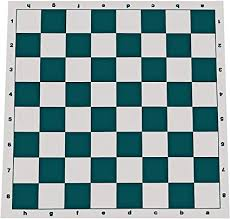
#> input picture test_images/blank_board_2.jpeg, 230 x 219 px
$ python standard_board.py
#> lines starting #> are read from the running program, lines starting #| are printed output that depends on the picture; after the words box and inside, x2 and y2 are one past the last pixel; in counts of white or black regions, pixels touching at a corner belong together
import numpy as np
import matplotlib.pyplot as plt
import cv2 as cv

##------------------------------------------------------------------------------------
# Read the image files in

img_dir = 'test_images/'
img_file = 'blank_board_2.jpeg'
#img_file = 'skewed_board.jpeg'

img_loc = ''.join([img_dir,img_file])
img = cv.imread(img_loc)
#> img is the input picture: shape (219, 230, 3); mean B, G, R 157.8, 156, 132.2
img2 = cv.imread(img_loc)
img3 = cv.imread(img_loc)
img4 = cv.imread(img_loc)
hough_line = cv.imread(img_loc)
##------------------------------------------------------------------------------------

# Image processing

# Create gray scale image and vectorize it
gray = cv.cvtColor(img,cv.COLOR_BGR2GRAY)
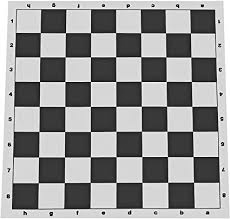
#> gray: shape (219, 230); min 0, max 255, mean 149.1
gray = np.uint8(gray)

img2_arr = np.uint8(img2) # turn image into unsigned 8 bit integer array
#print(img2_arr.shape)

# find edges with the Canny edge detector algo
edges = cv.Canny(gray,100,200)
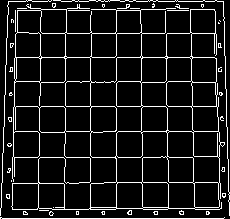
#> edges: shape (219, 230); 10.1% white in thin lines or dots

img_dims = gray.shape  # gray scale image dimensions
#> img_dims = (219, 230)
color_img_dims = (img_dims[0],img_dims[1],3)  # color image dimensions
#> color_img_dims = (219, 230, 3)

clean_edges = np.zeros(color_img_dims,dtype=np.uint8)  # initialize array to hold edge values
clean_edges_gray = np.zeros(img_dims,dtype=np.uint8)  # initialize array to hold edge values

edge_rows = []
edge_columns = []

def get_edges_from_canny_1(image):

    def find_edges(mean_val,axis_mean):
        axis_edge = []
        for i,val in enumerate(axis_mean):  # iterate over columns
            # if the average column value is greater than the edges average + 1 standard deviation then consider this an edge

            if val > mean_val + 1.25 * np.std(axis_mean):
                axis_edge.append(i)
            else:
                continue
        return axis_edge


    find_edges_0 = np.mean(image,axis=0)  # find the average value of pixel in each column
#> find_edges_0 = 230 values, max 217.7 at index 116, min 11.64 at index 0, mean 25.67
    find_edges_1 = np.mean(image,axis=1)  # find avearge value of pixel in each row
#> find_edges_1 = 219 values, max 247.2 at index 218, min 0 at index 216, mean 25.67
    edges_mean = np.mean(image)
#> edges_mean = 25.67

    edge_columns = find_edges(edges_mean, find_edges_0)
#> the loop in find_edges, `for i,val in enumerate(axis_mean):` made 230 passes
#> val on passes 1 to 3: 11.64, 30.27, 36.1
#> after the loop in find_edges, `for i,val in enumerate(axis_mean):`: axis_edge = [12, 13, 14, 15, 38, 39, 40, 64, 65, 90, 116, 141, 142, 166, 167, 168, 191, 192, 193, 216, 217, 218, 219]
#> edge_columns has the same summary as axis_edge in find_edges
    edge_rows = find_edges(edges_mean, find_edges_1)
#> the loop in find_edges (call 2), `for i,val in enumerate(axis_mean):` made 219 passes
#> val on passes 1 to 3: 66.52, 171.8, 2.22
#> edge_rows = [1, 8, 9, 10, 33, 57, 81, 82, 106, 131, 157, 182, 183, 207, 208, 209, 218]

    print(edge_columns,edge_rows)
#| [12, 13, 14, 15, 38, 39, 40, 64, 65, 90, 116, 141, 142, 166, 167, 168, 191, 192, 193, 216, 217, 218, 219] [1, 8, 9, 10, 33, 57, 81, 82, 106, 131, 157, 182, 183, 207, 208, 209, 218]
    def clean_edges(edge_axis):
        avg_column = []
        max_ind = -1
        for val in edge_axis:
            if val<=max_ind:
                continue
            else:
                sub_arr = []
                while val in edge_axis:
                    sub_arr.append(val)
                    val+=1
                avg_val = int(np.mean(sub_arr))
                avg_column.append(avg_val)
                max_ind = val+1
#> this loop made 23 passes
#> (avg_val, max_ind) on passes 1, 5, 8, 10, 11, 12, 14, 17, 20: (13, 17), (39, 42), (64, 67), (90, 92), (116, 118), (141, 144), (167, 170), (192, 195), (217, 221)
#> after the loop, avg_column = [13, 39, 64, 90, 116, 141, 167, 192, 217]
        return avg_column

    clean_columns = clean_edges(edge_columns)
#> clean_columns = [13, 39, 64, 90, 116, 141, 167, 192, 217]
    clean_rows = clean_edges(edge_rows)
#> the loop in clean_edges (call 2), `for val in edge_axis:` made 17 passes
#> (avg_val, max_ind) on passes 2, 5, 6, 7, 9, 10, 11, 12, 14, 17: (9, 12), (33, 35), (57, 59), (81, 84), (106, 108), (131, 133), (157, 159), (182, 185), (208, 211), (218, 220)
#> (avg_val, max_ind) on pass 1: (1, 3)
#> clean_rows = [1, 9, 33, 57, 81, 106, 131, 157, 182, 208, 218]

    return clean_columns, clean_rows

## find exact edges, columns:

edge_columns,edge_rows = get_edges_from_canny_1(edges)
#> edge_columns = [13, 39, 64, 90, 116, 141, 167, 192, 217]; edge_rows = [1, 9, 33, 57, 81, 106, 131, 157, 182, 208, 218]
print(edge_columns)
#| [13, 39, 64, 90, 116, 141, 167, 192, 217]
print(edge_rows)
#| [1, 9, 33, 57, 81, 106, 131, 157, 182, 208, 218]


def build_edge_image(row_locs,col_locs,image_container):
    img_dims = image_container.shape  # gray scale image dimensions
#> img_dims = (219, 230, 3)
    color_img_dims = (img_dims[0],img_dims[1],3)  # color image dimensions
#> color_img_dims = (219, 230, 3)

#    print(img_dims)
    clean_edges = np.zeros(color_img_dims,dtype=np.uint8)  # initialize array to hold edge values
    clean_edges_gray = np.zeros((img_dims[0],img_dims[1]),dtype=np.uint8)  # initialize array to hold edge values

 #   print(len(col_locs),len(clean_edges[:,0]))
    for i in col_locs:  # iterate over columns
        clean_edges[:,i] = np.array([np.array([255,0,0]) for j in np.arange(img_dims[0])],dtype=np.uint8)
        clean_edges_gray[:,i] = np.array([255 for j in np.arange(img_dims[0])],dtype=np.uint8)
        image_container[:,i] = np.array([np.array([255,0,0]) for j in np.arange(img_dims[0])],dtype=np.uint8)  # imposes edges on original image
        try:
            image_container[:,i+1] = np.array([np.array([255,0,0]) for j in np.arange(img_dims[0])],dtype=np.uint8)
        except Exception as e:
            print(e)
        try:
            image_container[:,i-1] = np.array([np.array([255,0,0]) for j in np.arange(img_dims[0])],dtype=np.uint8)
        except Exception as e:
            print(e)
#> this loop made 9 passes
#> i on passes 1 to 9: 13, 39, 64, 90, 116, 141, 167, 192, 217
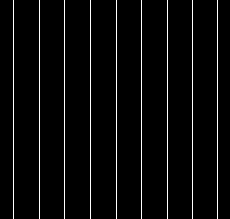
#> clean_edges_gray: shape (219, 230); 3.9% white in thin lines or dots, all inside (x1, y1, x2, y2) = (13, 0, 218, 219)
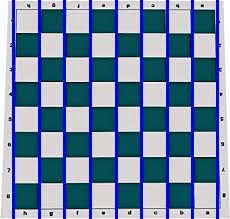
#> image_container: shape (219, 230, 3); mean B, G, R 169.8, 138.3, 116.7
  #  print(len(row_locs))
    for i in row_locs:
        clean_edges[i,:] = np.array([np.array([255,0,0]) for j in np.arange(img_dims[1])],dtype=np.uint8)
        clean_edges_gray[i,:] = np.array([255 for j in np.arange(img_dims[1])],dtype=np.uint8)
        image_container[i,:] = np.array([np.array([255,0,0]) for j in np.arange(img_dims[1])],dtype=np.uint8)
        try:
            image_container[i+1,:] = np.array([np.array([255,0,0]) for j in np.arange(img_dims[1])],dtype=np.uint8)
        except Exception as e:
            print(e)
        try:
            image_container[i-1,:] = np.array([np.array([255,0,0]) for j in np.arange(img_dims[1])],dtype=np.uint8)
        except Exception as e:
            print(e)
#> this loop made 11 passes
#> i on passes 2 to 11: 9, 33, 57, 81, 106, 131, 157, 182, 208, 218
#| index 219 is out of bounds for axis 0 with size 219
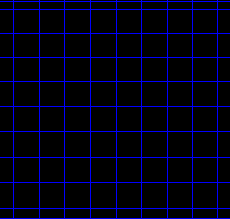
#> clean_edges: shape (219, 230, 3); mean of channels 0, 1, 2 22.3, 0, 0; drawn as B, G, R
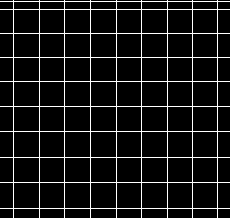
#> clean_edges_gray: shape (219, 230); 8.7% white in thin lines or dots
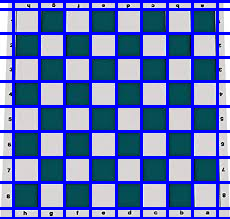
#> image_container: shape (219, 230, 3); 12.9% of pixels changed, all inside (x1, y1, x2, y2) = (0, 0, 230, 219)

    return clean_edges, clean_edges_gray, image_container


clean_edges, clean_edges_gray, img2_arr = build_edge_image(edge_rows, edge_columns,img2_arr)

hough_lines = cv.HoughLines(edges,1,1/180,70,20)
#> hough_lines = 120 rows, first 8: [218, 1.57], [106, 1.57], [57, 1.57], [116, 0], [33, 1.57], [-190, 3.12], [183, 1.57], [157, 1.57]
print(len(hough_lines))
#| 120
hough_lines_only = np.zeros(color_img_dims,dtype=np.uint8)  # initialize array to hold edge values

for line in hough_lines:
#> (the run stopped early here; a loop or call above may not have finished)

$ run again, with test_images/skewed_board.jpeg copied over test_images/blank_board_2.jpeg
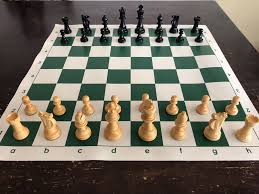
#> input picture test_images/skewed_board.jpeg, 259 x 194 px
#> img is the input picture: shape (194, 259, 3); mean B, G, R 99.5, 111.9, 118.6
#> `edges = cv.Canny(gray,100,200)`:
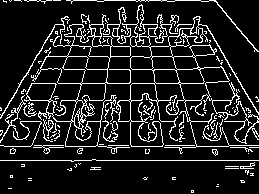
#> edges: shape (194, 259); 12.9% white in thin lines or dots
#> find_edges_0 = 259 values, max 139.3 at index 130, min 10.52 at index 3, mean 32.92
#> find_edges_1 = 194 values, max 249.1 at index 160, min 0 at index 156, mean 32.92
#> edges_mean = 32.92
#> the loop in find_edges, `for i,val in enumerate(axis_mean):` made 259 passes
#> val on passes 1 to 3: 19.72, 17.09, 14.46
#> after the loop in find_edges, `for i,val in enumerate(axis_mean):`: axis_edge = [48, 55, 81, 82, 83, 103, 105, 107, 111, 119, 130, 141, 148, 154, 170, 174, 175, 177, 183]
#> in get_edges_from_canny_1, `edge_columns = find_edges(edges_mean, find_edges_0)`: edge_columns has the same summary as axis_edge in find_edges
#> the loop in find_edges (call 2), `for i,val in enumerate(axis_mean):` made 194 passes
#> val on passes 1 to 3: 153.6, 48.24, 4.92
#> in get_edges_from_canny_1, `edge_rows = find_edges(edges_mean, find_edges_1)`: edge_rows = [0, 24, 36, 46, 56, 69, 83, 100, 114, 121, 145, 146, 147, 160]
#| [48, 55, 81, 82, 83, 103, 105, 107, 111, 119, 130, 141, 148, 154, 170, 174, 175, 177, 183] [0, 24, 36, 46, 56, 69, 83, 100, 114, 121, 145, 146, 147, 160]
#> the loop in clean_edges, `for val in edge_axis:` made 19 passes
#> (avg_val, max_ind) on passes 1, 2, 3, 6, 8, 9, 10, 11: (48, 50), (55, 57), (82, 85), (103, 105), (107, 109), (111, 113), (119, 121), (130, 132)
#> after the loop in clean_edges, `for val in edge_axis:`: avg_column = [48, 55, 82, 103, 107, 111, 119, 130, 141, 148, 154, 170, 174, 183]
#> clean_columns has the same summary as avg_column in clean_edges
#> the loop in clean_edges (call 2), `for val in edge_axis:` made 14 passes
#> (avg_val, max_ind) on passes 2 to 9: (24, 26), (36, 38), (46, 48), (56, 58), (69, 71), (83, 85), (100, 102), (114, 116)
#> clean_rows = [0, 24, 36, 46, 56, 69, 83, 100, 114, 121, 146, 160]
#> `edge_columns,edge_rows = get_edges_from_canny_1(edges)`: edge_columns has the same summary as avg_column in clean_edges; edge_rows has the same summary as clean_rows in get_edges_from_canny_1
#| [48, 55, 82, 103, 107, 111, 119, 130, 141, 148, 154, 170, 174, 183]
#| [0, 24, 36, 46, 56, 69, 83, 100, 114, 121, 146, 160]
#> the loop in build_edge_image, `for i in col_locs:` made 14 passes
#> i on passes 1 to 8: 48, 55, 82, 103, 107, 111, 119, 130
#> the loop in build_edge_image, `for i in row_locs:` made 12 passes
#> i on passes 2 to 9: 24, 36, 46, 56, 69, 83, 100, 114
#> after the loop in build_edge_image, `for i in row_locs:`:
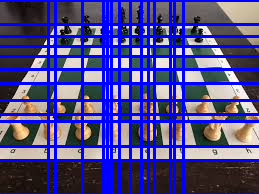
#> image_container: shape (194, 259, 3); mean B, G, R 146.2, 73.3, 78.1
#> hough_lines = 168 rows, first 8: [160, 1.57], [83, 1.57], [121, 1.57], [100, 1.57], [0, 1.57], [145, 1.58], [147, 1.56], [161, 1.57]
#| 168

$ run again, with test_images/blank_board_1.jpeg copied over test_images/blank_board_2.jpeg
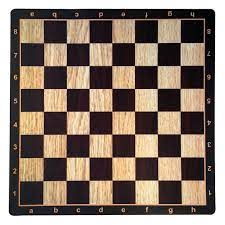
#> input picture test_images/blank_board_1.jpeg, 225 x 225 px
#> img is the input picture: shape (225, 225, 3); mean B, G, R 107.2, 119.6, 135.5
#> `edges = cv.Canny(gray,100,200)`:
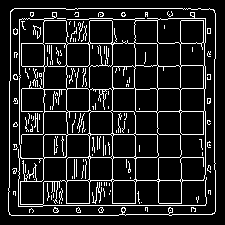
#> edges: shape (225, 225); 12.6% white in thin lines or dots, all inside (x1, y1, x2, y2) = (8, 8, 216, 216)
#> find_edges_0 = 225 values, max 196.1 at index 89, min 0 at index 0, mean 32.16
#> find_edges_1 = 225 values, max 197.2 at index 111, min 0 at index 0, mean 32.16
#> edges_mean = 32.16
#> the loop in find_edges, `for i,val in enumerate(axis_mean):` made 225 passes
#> val on passes 1 to 3: 0, 0, 0
#> after the loop in find_edges, `for i,val in enumerate(axis_mean):`: axis_edge = [9, 10, 19, 43, 66, 89, 112, 135, 157, 180, 203, 205, 214, 215]
#> in get_edges_from_canny_1, `edge_columns = find_edges(edges_mean, find_edges_0)`: edge_columns has the same summary as axis_edge in find_edges
#> the loop in find_edges (call 2), `for i,val in enumerate(axis_mean):` made 225 passes
#> in get_edges_from_canny_1, `edge_rows = find_edges(edges_mean, find_edges_1)`: edge_rows = [8, 18, 19, 20, 43, 65, 66, 88, 89, 111, 134, 157, 180, 203, 205, 214, 215]
#| [9, 10, 19, 43, 66, 89, 112, 135, 157, 180, 203, 205, 214, 215] [8, 18, 19, 20, 43, 65, 66, 88, 89, 111, 134, 157, 180, 203, 205, 214, 215]
#> the loop in clean_edges, `for val in edge_axis:` made 14 passes
#> (avg_val, max_ind) on passes 1, 3, 4, 5, 6, 7, 8, 9: (9, 12), (19, 21), (43, 45), (66, 68), (89, 91), (112, 114), (135, 137), (157, 159)
#> after the loop in clean_edges, `for val in edge_axis:`: avg_column = [9, 19, 43, 66, 89, 112, 135, 157, 180, 203, 214]
#> the loop in clean_edges (call 2), `for val in edge_axis:` made 17 passes
#> (avg_val, max_ind) on passes 1, 2, 5, 6, 8, 10, 11, 12: (8, 10), (19, 22), (43, 45), (65, 68), (88, 91), (111, 113), (134, 136), (157, 159)
#> clean_rows = [8, 19, 43, 65, 88, 111, 134, 157, 180, 203, 214]
#> `edge_columns,edge_rows = get_edges_from_canny_1(edges)`: edge_columns = [9, 19, 43, 66, 89, 112, 135, 157, 180, 203, 214]; edge_rows = [8, 19, 43, 65, 88, 111, 134, 157, 180, 203, 214]
#| [9, 19, 43, 66, 89, 112, 135, 157, 180, 203, 214]
#| [8, 19, 43, 65, 88, 111, 134, 157, 180, 203, 214]
#> the loop in build_edge_image, `for i in col_locs:` made 11 passes
#> i on passes 1 to 8: 9, 19, 43, 66, 89, 112, 135, 157
#> the loop in build_edge_image, `for i in row_locs:` made 11 passes
#> i on passes 1 to 8: 8, 19, 43, 65, 88, 111, 134, 157
#> after the loop in build_edge_image, `for i in row_locs:`:
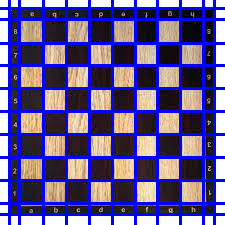
#> image_container: shape (225, 225, 3); mean B, G, R 147.7, 87.9, 99.5
#> hough_lines = 129 rows, first 8: [215, 1.57], [111, 1.57], [89, 0], [112, 0], [134, 1.57], [10, 0.00556], [8, 1.57], [43, 1.57]
#| 129
